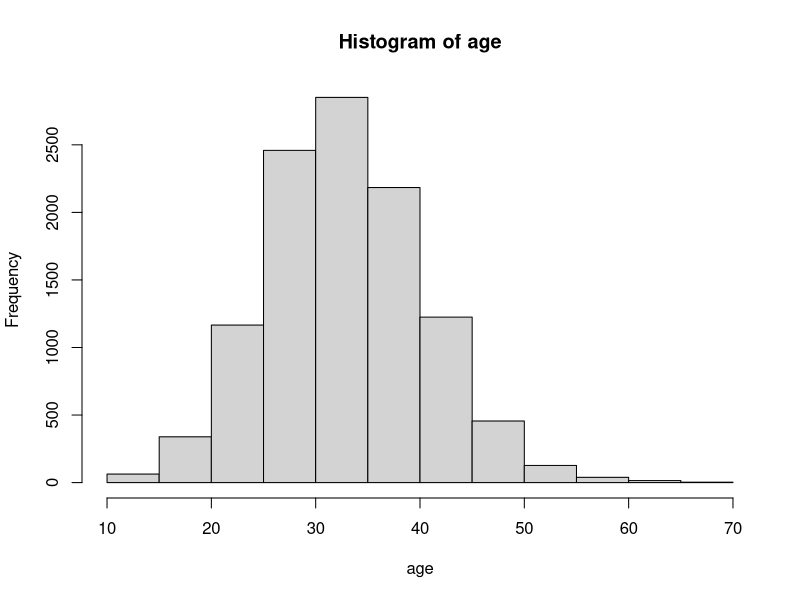
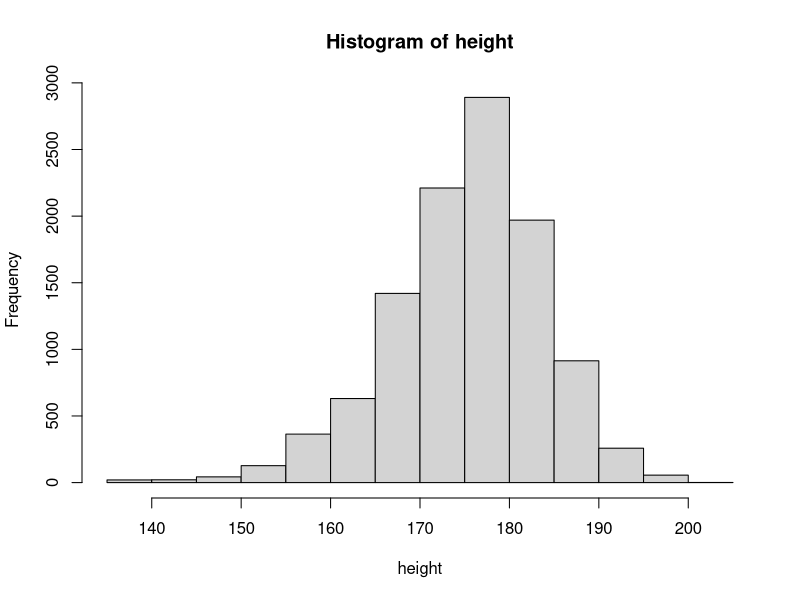
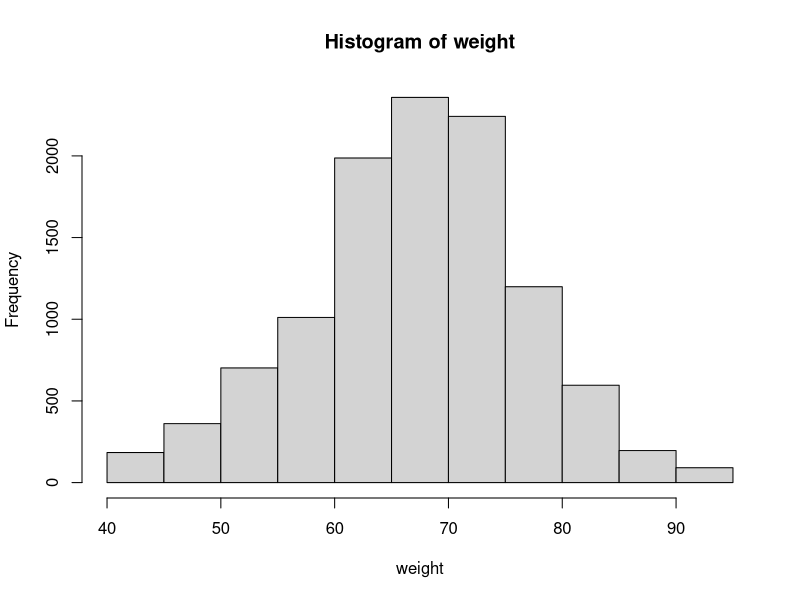
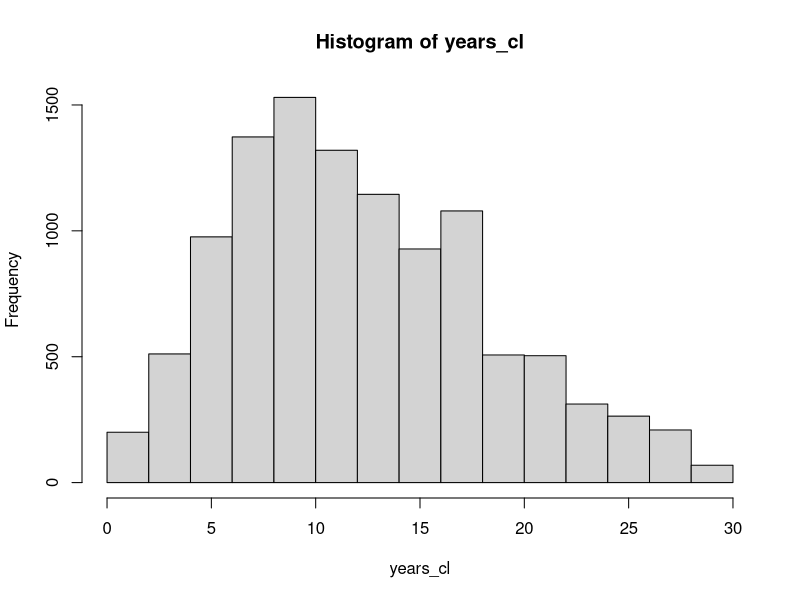
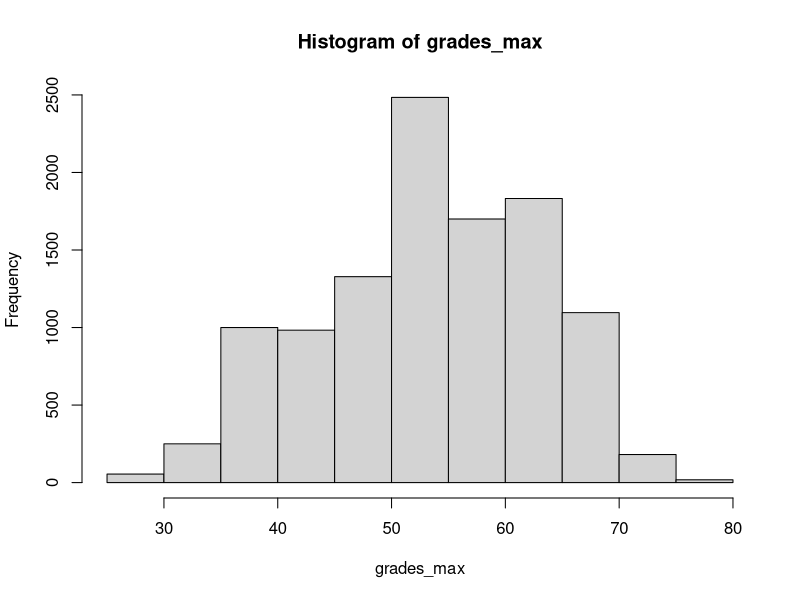
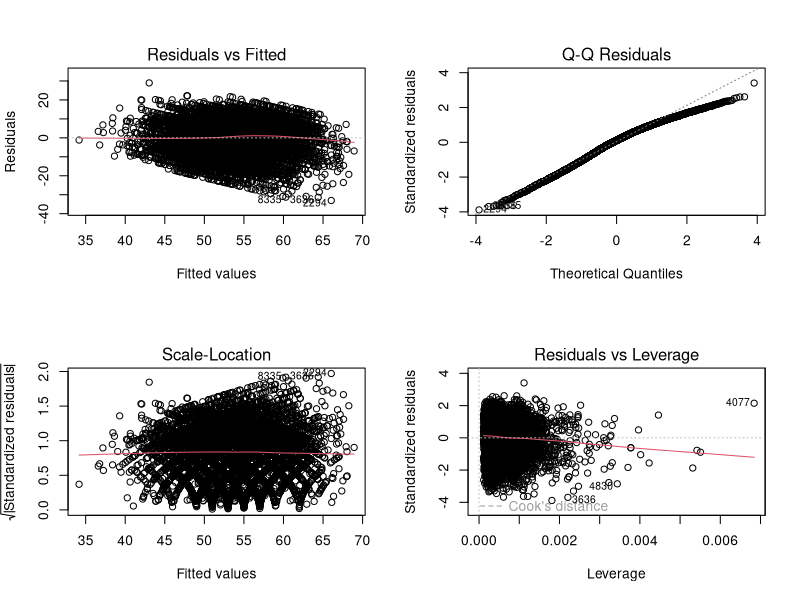
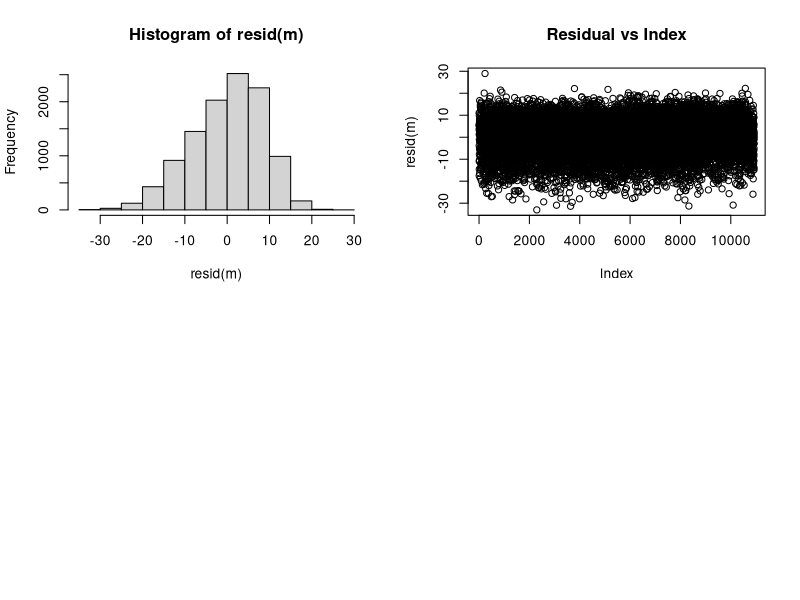
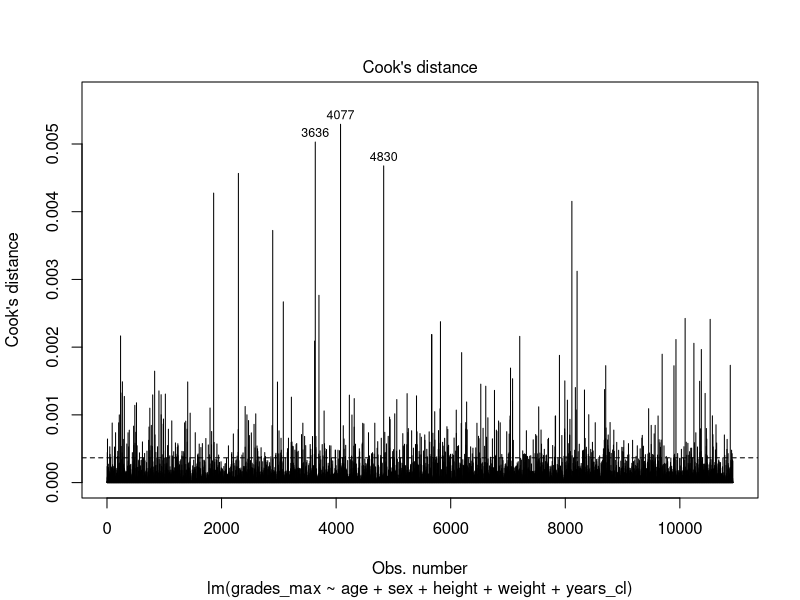

Source code (R) for these figures, in order:
## DATA PREPARATION
library(car)
# Read in the climbing dataset
df <- read.csv('climber_df.csv')
attach(df)

# Select subset of columns
df <- data.frame(df$sex, df$age, df$weight, df$height, df$years_cl, df$grades_max)

# Describe the data
df$df.sex <- as.factor(df$df.sex)
sex <- as.factor(sex)
summary(df)

# Check for NA
sum(is.na(df))
## there’s no NA for the current data, run the following line if there’s NA
# df <- na.omit(df)
length(df$df.sex)

hist(age)
summary(age)

hist(height)
summary(height)

hist(weight)
summary(weight)

hist(years_cl)
summary(years_cl)

hist(grades_max)
summary(grades_max)

## BUILDING MODEL
m <- lm(grades_max~age+sex+height+weight+years_cl, data=df)
coef(m)

## STATISTICAL ANALYSIS

# Global F-test
summary(m)
qf(0.95, df1=5, df2=10921)

#pairwise t-tests
summary(m)

## CHECK ASSUMPTIONS
## Residual plots, check for linearity, equal variance
par(mfrow = c(2,2))
plot(m)
## histogram of residuals, check for normality
hist(resid(m))
## Independent: plot residual vs index 
plot(resid(m), main = "Residual vs Index")

## Check for outliers
outlierTest(m)
## Check for influence point
b <- influence.measures(m)
c <- which(apply(b$is.inf, 1, any))
cd <- cooks.distance(m)
par(mfrow=c(1,1))
plot(m, which = 4)

## rule of thumb
cutoff = 4/nrow(df)
abline(h=cutoff,lty=2)
